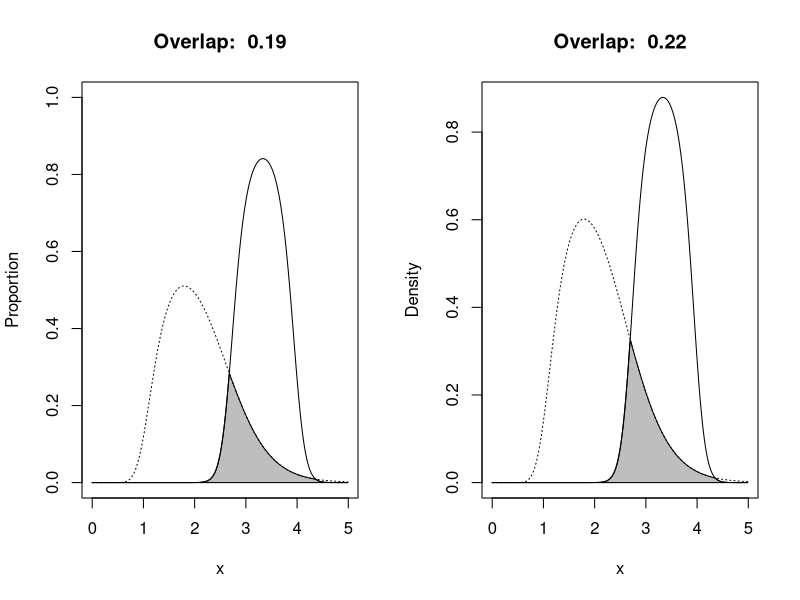

This chart was generated by the following R code:
##Code to compute overlap of two quasi-gaussian phenology curves.
##Author:Ian Breckheimer 
##code modified from http://stats.stackexchange.com/questions/12209/percentage-of-overlapping-regions-of-two-normal-distributions
##8 June 2014

## Returns proportion in flower from regression coefficients
## Two functions to allow functional forms to differ
f1 <- function(x,a1,b1,c1) { exp(a1 + b1 * x + c1 * x^2)/(1 + exp(a1 + b1 * x + c1 * x^2)) }
f2 <- function(x,a2,b2,c2) { exp(a2 + b2 * log(x) + c2 * log(x)^2)/(1 + exp(a2 + b2 * log(x) + c2 * log(x)^2)) }

## Returns curves as densities
f1_dens <- function(x,a1,b1,c1) { 
  y <- f1(x,a1,b1,c1)
  yi <- integrate(f1, -Inf, +Inf, a1=a1, b1=b1, c1=c1)
  return(y/yi[[1]])
}

f2_dens <- function(x,a2,b2,c2) { 
  y <- f2(x,a2,b2,c2)
  yi <- integrate(f2, 1e-10, +Inf, a2=a2, b2=b2, c2=c2)
  return(y/yi[[1]])
}

## Computes the intersection between them
min_f1f2 <- function(x, a1, b1, c1, a2, b2, c2) {
  f1 <- f1(x,a1,b1,c1) 
  f2 <- f2(x,a2,b2,c2)
  pmin(f1, f2)
}

min_f1f2_dens <- function(x, a1, b1, c1, a2, b2, c2) {
  f1 <- f1_dens(x,a1,b1,c1) 
  f2 <- f2_dens(x,a2,b2,c2)
  pmin(f1, f2)
}

## Fake coefficients
a1 <- -65
b1 <- 40
c1 <- -6

a2 <- -2
b2 <- 7
c2 <- -6
xs <- seq(0.0001,5,by=0.01)

y1s <- f1(xs,a1,b1,c1)
y2s <- f2(xs,a2,b2,c2)
y1d <- f1_dens(xs,a1,b1,c1)
y2d <- f2_dens(xs,a2,b2,c2)

yi <- min_f1f2(xs, a1, b1, c1, a2, b2, c2)
xp <- c(xs, xs[1])
yp <- c(yi, yi[1])

yid <- min_f1f2_dens(xs, a1, b1, c1, a2, b2, c2)
xpd <- c(xs, xs[1])
ypd <- c(yid, yid[1])

##Computes overlap
over <- integrate(min_f1f2, 0, Inf, a1=a1, b1=b1, c1=c1, a2=a2, b2=b2, c2=c2)
over_dens <- integrate(min_f1f2_dens, 0, Inf, a1=a1, b1=b1, c1=c1, a2=a2, b2=b2, c2=c2)

##Plots the two distributions and overlap in their proportion or density.
par(mfrow=c(1,2))
plot(xs, y1s, type="n", ylim=c(0, 1),xlab="x", ylab="Proportion")
polygon(xp, yp, col="gray")
lines(xs, y1s, lty="solid")
lines(xs, y2s, lty="dotted")
title(main=paste("Overlap: ",round(over[[1]],2)))

plot(xs, y1s, type="n", ylim=c(0, max(y1d,y2d)),xlab="x", ylab="Density")
polygon(xpd, ypd, col="gray")
lines(xs, y1d, lty="solid")
lines(xs, y2d, lty="dotted")
title(main=paste("Overlap: ",round(over_dens[[1]],2)))
